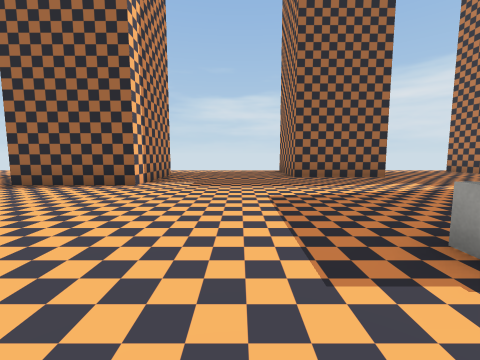
View 1 (above)

24 first-person views from a walk through a Unity game level. The camera is 1.3 m above the floor, tilts 6° down and sees 90° across. The floor is counted in squares, 2 m on a side. Each view is taken from the middle of a square. On the plan, view 1 faces up. The plan holds only what a view shows up to about 9 squares ahead; the rest is blank. The place goes on beyond the plan. The player is left out. Some surface patterns are stand-ins.

View 2
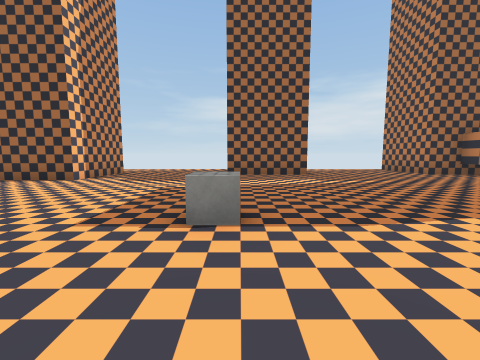

View 3
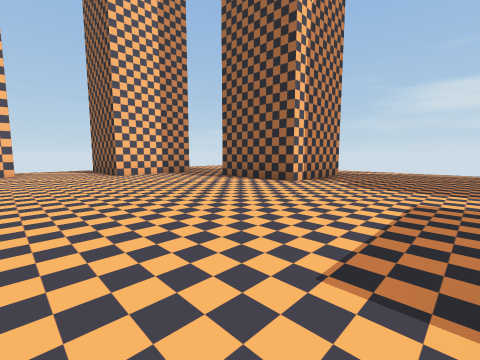

View 4
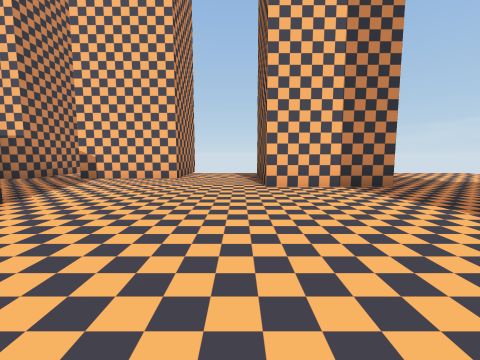

View 5
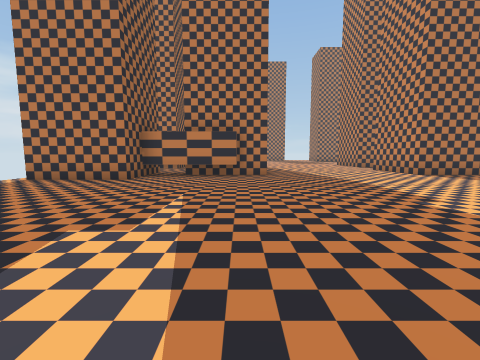

View 6
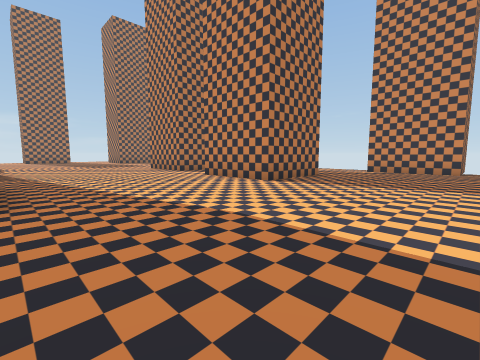

View 7
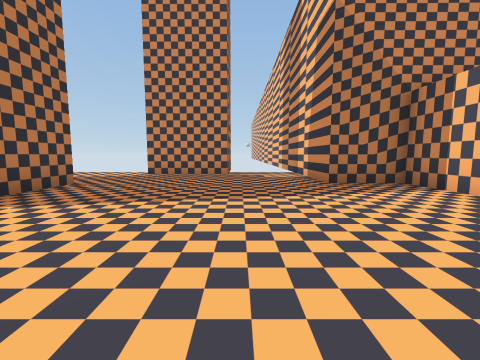

View 8
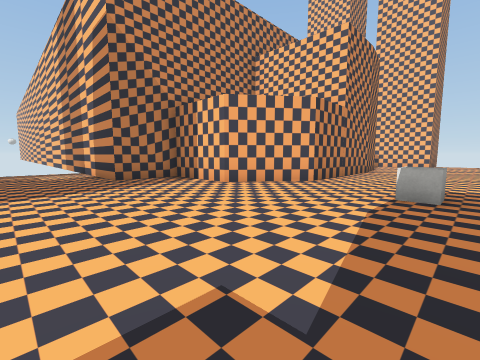

View 9
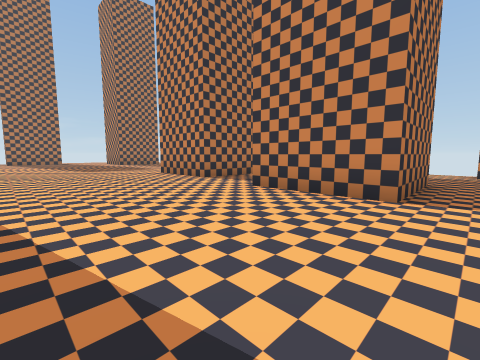

View 10
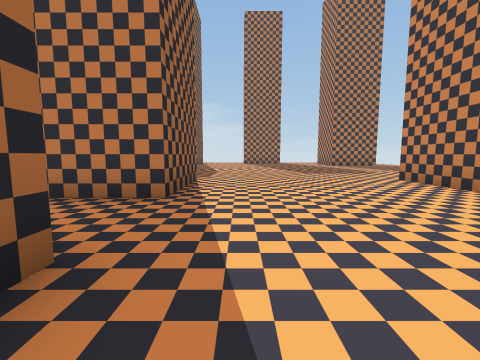

View 11
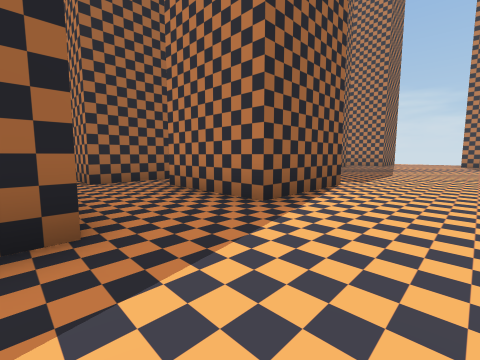

View 12
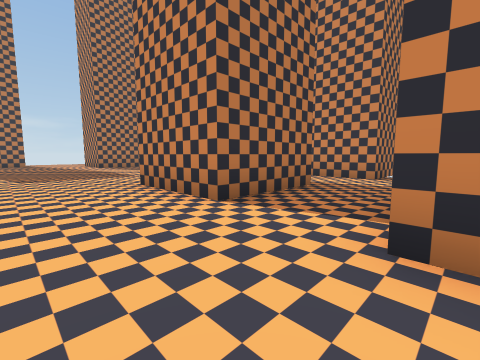

View 13
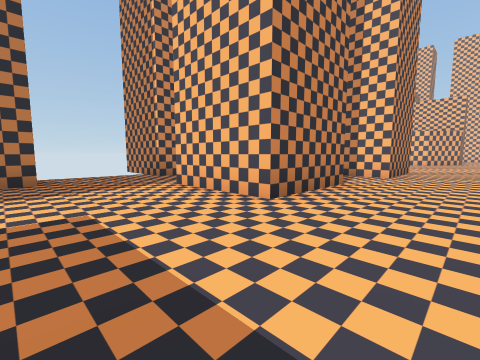

View 14
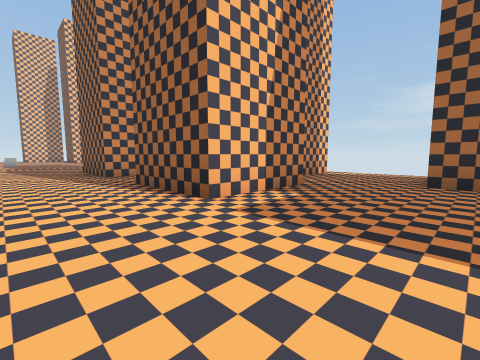

View 15
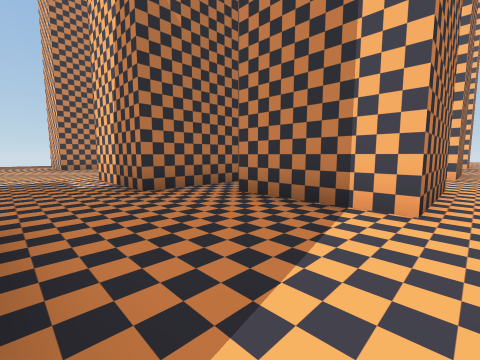

View 16
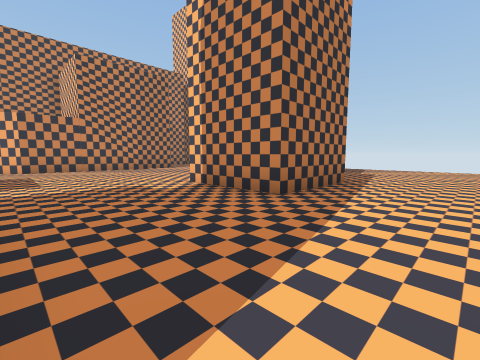

View 17
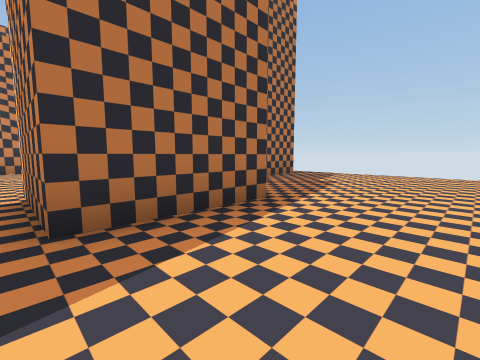

View 18
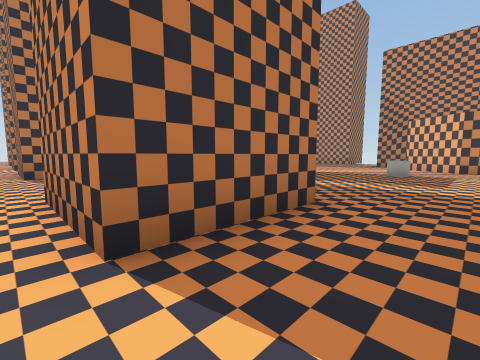

View 19
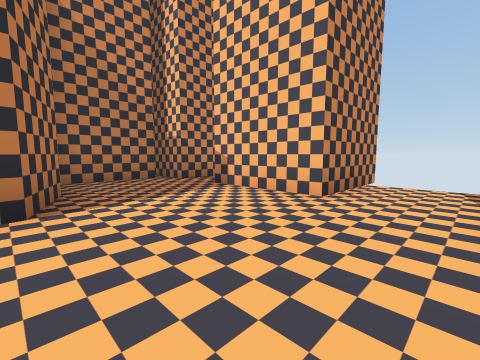

View 20
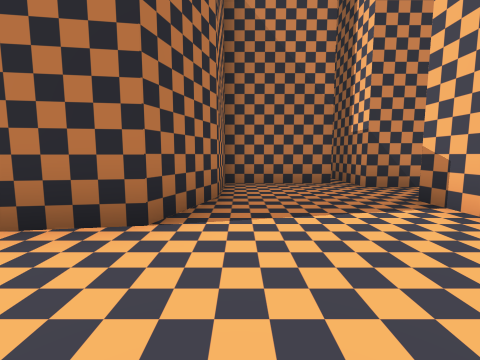

View 21
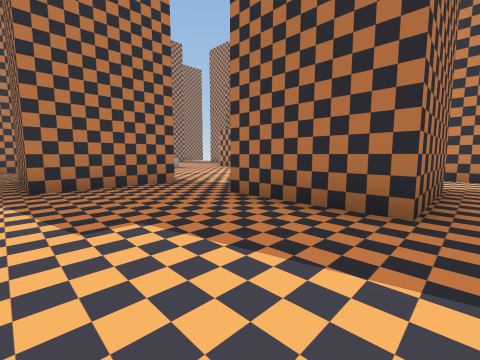

View 22
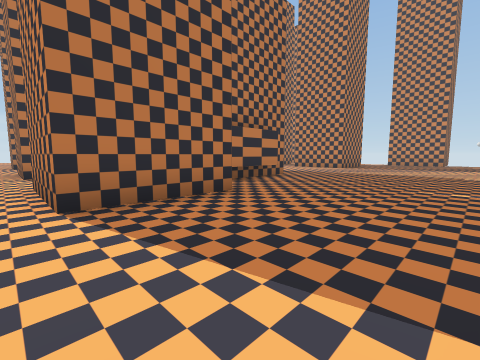

View 23
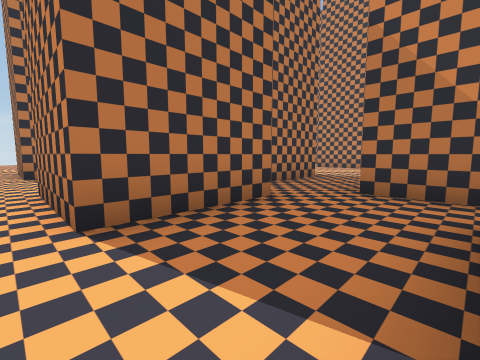

View 24
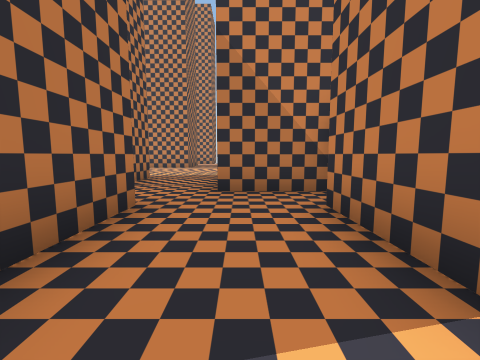

### Floor plan
Points are (right, up) in squares from view 1. A wall is a line through its corners. A room is listed if a view was taken in it or the views show most of it. See-through windows are left out.
Room 1 (views 1, 2, 3, 4, 5, 6, 7, 8, 9, 10, 11, 12, 13, 14, 15, 16, 17, 18, 19, 20, 21, 22, 23)
walls: (9.3, 4) (9.3, 7); (4.2, 7) (1.6, 7) (1.6, 9.6) (4.2, 9.6); (12.4, 4) (12.4, 3.1) (9.8, 3.1) (9.8, 5.8); (10.9, 7) (8.3, 7) (8.3, 9.6) (10.9, 9.6); (9.8, -4.5) (9.8, -1.8) (12.4, -1.8) (12.4, -3.1); (14.6, 3.1) (14.6, 5.8) (17.2, 5.8) (17.2, 3.1) (14.6, 3.1); (-2.2, 5.1) (-4.9, 5.1) (-4.9, 7.7) (-2.2, 7.7) (-2.2, 5.1); (6.4, -8.5) (6.4, -6.9) (9.1, -6.9); (14.6, -4.9) (14.6, -2.1) (17.2, -2.1) (17.2, -4.9); (16, 9.6) (16, 6.9); (-6.9, 2.5) (-9.6, 2.5) (-9.6, 5.2) (-6.9, 5.2) (-6.9, 2.5); (13.9, -8.5) (13.9, -6.9) (16.6, -6.9) (16.6, -8.5); (20.1, 7) (19.2, 7); (19.2, 9.6) (20.5, 9.6); (-8.1, -4.4) (-5.7, -4.4) (-5.7, -2.7) (-5.1, -1.2) (-3.5, -0.9) (0.5, -0.9) (2.2, -2.3) (2.2, -4.4) (4, -4.4) (4, -8.5); (19.4, -6.4) (20.1, -6.4); (-11.2, 0.3) (-8.5, 0.3) (-8.5, -2.4); (-10.8, -3.8) (-8.5, -3.8) (-8.5, -5.8)
ways out: opening at (11, 10) to room 2; opening at (13.5, 4.5) to room 2; opening at (15.5, 6) to room 2; opening at (17, 10) to room 2
objects: other object (2, 1)
Room 2 (view 24)
walls: (15.2, 7) (13.3, 7) (13.3, 9.6) (16, 9.6); (10.9, 9.6) (10.9, 7); (10.4, 5.8) (12.5, 5.8)
ways out: opening at (11, 10) to room 1; opening at (13.5, 4.5) to room 1; opening at (15.5, 6) to room 1; opening at (17, 10) to room 1

Positions as (right, up) in squares from view 1, and headings:
1: (0, 0), facing up
2: (2, -1), facing up
3: (1, 0), facing up-left
4: (-2, 2), facing left
5: (2, 4), facing right
6: (6, 3), facing down-right
7: (6, 1), facing down
8: (6, 2), facing down-left
9: (9, 2), facing down-right
10: (11, 2), facing right
11: (12, 1), facing up-right
12: (12, 0), facing down-right
13: (20, 0), facing down-left
14: (20, 1), facing up-left
15: (19, 10), facing down-left
16: (1, 10), facing down-left
17: (-2, 10), facing down-left
18: (0, 10), facing down-right
19: (-5, 2), facing down-left
20: (-6, 1), facing down
21: (-10, 8), facing down-right
22: (5, 10), facing down-right
23: (11, 10), facing down-right
24: (12, 10), facing down
